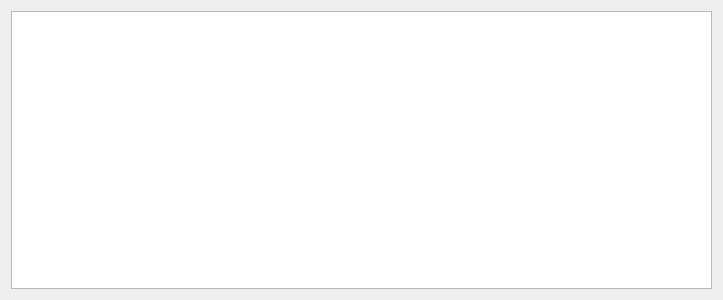
<?xml version="1.0" encoding="UTF-8"?>
<ui version="4.0">
 <class>Dialog</class>
 <widget class="QDialog" name="Dialog">
  <property name="geometry">
   <rect>
    <x>0</x>
    <y>0</y>
    <width>723</width>
    <height>300</height>
   </rect>
  </property>
  <property name="windowTitle">
   <string>Dialog</string>
  </property>
  <property name="styleSheet">
   <string notr="true">QLabel {
    font-family: 'Georgia'; /* Cambiar la fuente a Georgia */
    font-size: 16px; /* Cambiar el tamaño de la fuente */
    color: #000000; /* Color del texto (blanco) */
}

QLineEdit {
    font-family: 'Georgia'; /* Cambiar la fuente a Georgia */
    font-size: 14px; /* Cambiar el tamaño de la fuente */
    color: #000000; /* Color del texto (blanco) */
    background-color: #f0f0f0; /* Color de fondo del QLineEdit */
    border: 1px solid #000000; /* Borde blanco */
}

QComboBox {
    font-family: 'Georgia'; /* Cambiar la fuente a Georgia */
    font-size: 14px; /* Cambiar el tamaño de la fuente */
    color: #000000; /* Color del texto (blanco) */
    background-color: #cfd4da; /* Fondo oscuro del ComboBox */
}

QRadioButton {
    font-family: 'Georgia'; /* Cambiar la fuente a Georgia */
    font-size: 14px; /* Cambiar el tamaño de la fuente */
    color: #000000; /* Color del texto (blanco) */
}

QCheckBox {
    font-family: 'Georgia'; /* Cambiar la fuente a Georgia */
    font-size: 14px; /* Cambiar el tamaño de la fuente */
    color: #000000; /* Color del texto (blanco) */
}

/* Cambiar la fuente y estilo de los QPushButton */
QPushButton {
    font-family: 'Georgia'; /* Cambiar la fuente */
    font-size: 14px; /* Cambiar el tamaño de la fuente */
    color: #000000; /* Color del texto negro */
    background-color: #cfd4da; /* Fondo gris claro */
    border: 1px solid #a1a6ad; /* Borde gris medio */
    border-radius: 5px; /* Bordes redondeados */
    padding: 5px; /* Espaciado interno */
}

/* Estilo cuando el ratón pasa sobre el botón */
QPushButton:hover {
    color: #000000; /* Mantener el texto negro */
    background-color: #b7bcc3; /* Fondo gris un poco más oscuro al pasar el mouse */
}

/* Estilo cuando el botón está presionado */
QPushButton:pressed {
    background-color: #a6acb3; /* Fondo ligeramente más oscuro al presionar */
    color: #000000; /* Mantener el texto negro cuando se presiona */
}



/* Estilo general para QTableWidget y QTableView */
QTableWidget, QTableView {
    font-family: 'Georgia'; /* Cambiar la fuente a Georgia */
    font-size: 14px; /* Tamaño de la fuente */
    color: #000000; /* Color del texto negro */
    background-color: #e6e9ed; /* Fondo gris claro para la tabla */
    gridline-color: #a1a6ad; /* Color de las líneas de la tabla (gris medio) */
    selection-background-color: #b7bcc3; /* Color de fondo cuando se selecciona una celda (gris suave) */
    selection-color: #000000; /* Color del texto cuando la celda está seleccionada (negro) */
}

/* Estilo para el encabezado horizontal de la tabla */
QHeaderView::section {
    font-family: 'Georgia'; /* Cambiar la fuente a Georgia */
    font-size: 14px; /* Tamaño de la fuente */
    color: #000000; /* Color del texto negro */
    background-color: #cfd4da; /* Fondo gris claro del encabezado */
    border: 1px solid #a1a6ad; /* Borde gris medio entre las secciones */
    padding: 4px; /* Espaciado interno en el encabezado */
}

/* Estilo para las celdas de la tabla al pasar el mouse */
QTableWidget::item:hover, QTableView::item:hover {
    background-color: #b7bcc3; /* Fondo gris suave al pasar el mouse */
    color: #000000; /* Mantener el texto negro */
}

/* Estilo para las celdas cuando están seleccionadas */
QTableWidget::item:selected, QTableView::item:selected {
    background-color: #a6acb3; /* Fondo gris intermedio cuando está seleccionado */
    color: #000000; /* Texto negro cuando está seleccionado */
}

/* Ajustar el tamaño de las celdas */
QTableWidget::item, QTableView::item {
    padding: 4px; /* Espaciado interno de las celdas */
}

/* Estilo para el borde inferior de la tabla */
QTableCornerButton::section {
    background-color: #cfd4da; /* Fondo del botón de esquina */
    border: 1px solid #a1a6ad; /* Borde gris medio del botón de esquina */
}</string>
  </property>
  <layout class="QGridLayout" name="gridLayout">
   <item row="0" column="0">
    <widget class="QTextEdit" name="textEdit"/>
   </item>
  </layout>
 </widget>
 <resources/>
 <connections/>
</ui>
